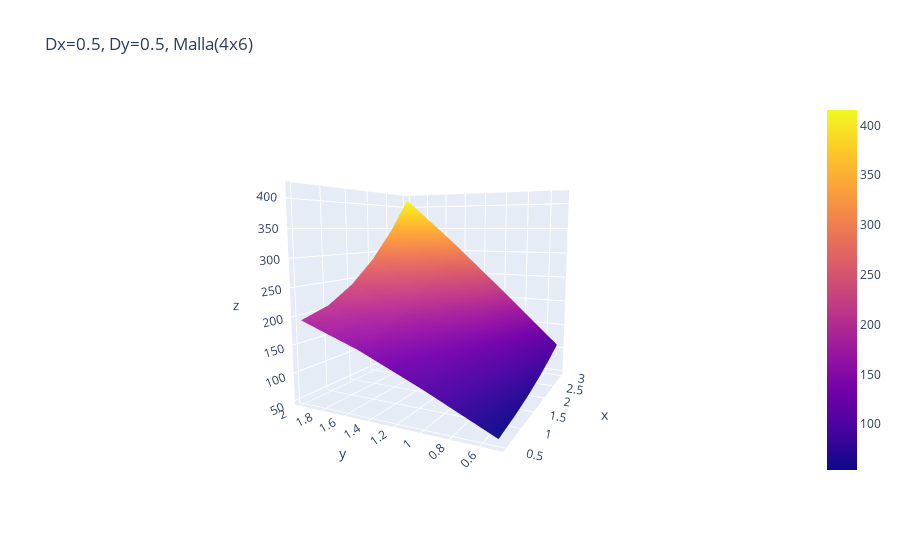

Write notebook code for a chart like this one.
### Code cell
solve_(h=2, w=3, deltaX=1/2, deltaY=1/2)

### Figure 1 — Plotly figure (JSON) as saved in the notebook; plotly's stock layout.template omitted (floating-point values rounded to 4 significant figures)
{"data": [{"type": "surface", "x": [[0.5, 1, 1.5, 2, 2.5, 3], [0.5, 1, 1.5, 2, 2.5, 3], [0.5, 1, 1.5, 2, 2.5, 3], [0.5, 1, 1.5, 2, 2.5, 3]], "y": [[2, 2, 2, 2, 2, 2], [1.5, 1.5, 1.5, 1.5, 1.5, 1.5], [1, 1, 1, 1, 1, 1], [0.5, 0.5, 0.5, 0.5, 0.5, 0.5]], "z": [[192.7, 208.4, 240.0, 285.5, 344.1, 415.6], [154.1, 167.5, 191.1, 224.5, 267.2, 318.1], [106.1, 116.3, 132.3, 154.4, 182.0, 214.5], [53.88, 59.44, 67.57, 78.51, 92.11, 107.9]]}], "layout": {"scene": {"camera": {"center": {"x": 0, "y": 0, "z": 0}, "eye": {"x": -2, "y": -1, "z": 0.3}, "up": {"x": 0, "y": 0, "z": 1}}}, "title": {"text": "Dx=0.5, Dy=0.5, Malla(4x6)"}}}
